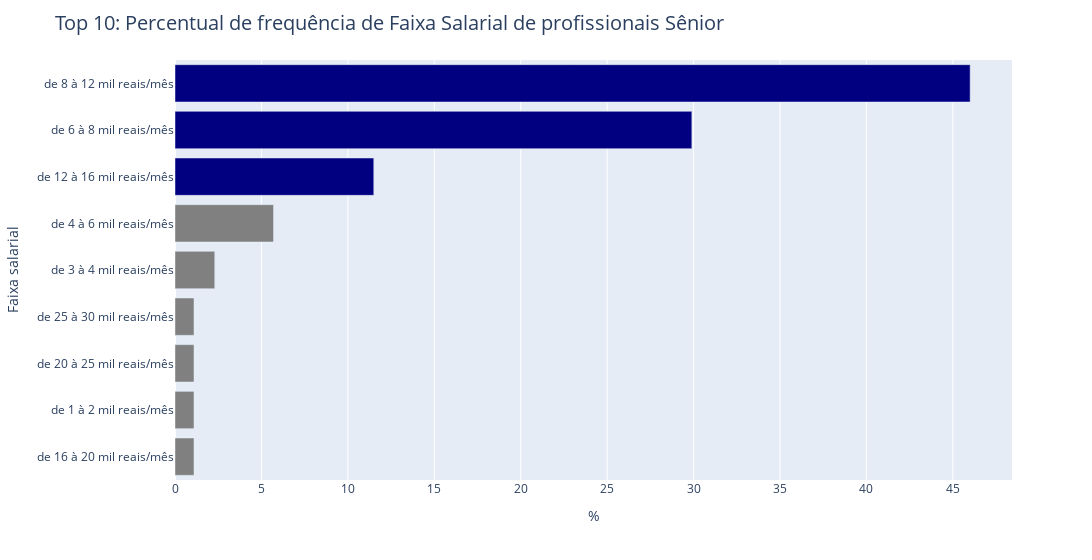

Notebook code cell kept with this figure:
### Code cell
f.grafico_barras(freq_faixa_salarial_senior,'Faixa salarial','Top 10: Percentual de frequência de Faixa Salarial de profissionais Sênior','cores_tres_barras',10)

### Figure 1 — Plotly figure (JSON) as saved in the notebook; plotly's stock layout.template omitted (floating-point values rounded to 4 significant figures)
{"data": [{"alignmentgroup": "True", "hovertemplate": "Faixa salarial=%{y}<br>%=%{x}<extra></extra>", "legendgroup": "de 8 à 12 mil reais/mês", "marker": {"color": "navy", "pattern": {"shape": ""}}, "name": "de 8 à 12 mil reais/mês", "offsetgroup": "de 8 à 12 mil reais/mês", "orientation": "h", "showlegend": true, "textposition": "auto", "type": "bar", "x": [46], "xaxis": "x", "y": ["de 8 à 12 mil reais/mês"], "yaxis": "y"}, {"alignmentgroup": "True", "hovertemplate": "Faixa salarial=%{y}<br>%=%{x}<extra></extra>", "legendgroup": "de 6 à 8 mil reais/mês", "marker": {"color": "navy", "pattern": {"shape": ""}}, "name": "de 6 à 8 mil reais/mês", "offsetgroup": "de 6 à 8 mil reais/mês", "orientation": "h", "showlegend": true, "textposition": "auto", "type": "bar", "x": [29.9], "xaxis": "x", "y": ["de 6 à 8 mil reais/mês"], "yaxis": "y"}, {"alignmentgroup": "True", "hovertemplate": "Faixa salarial=%{y}<br>%=%{x}<extra></extra>", "legendgroup": "de 12 à 16 mil reais/mês", "marker": {"color": "navy", "pattern": {"shape": ""}}, "name": "de 12 à 16 mil reais/mês", "offsetgroup": "de 12 à 16 mil reais/mês", "orientation": "h", "showlegend": true, "textposition": "auto", "type": "bar", "x": [11.5], "xaxis": "x", "y": ["de 12 à 16 mil reais/mês"], "yaxis": "y"}, {"alignmentgroup": "True", "hovertemplate": "Faixa salarial=%{y}<br>%=%{x}<extra></extra>", "legendgroup": "de 4 à 6 mil reais/mês", "marker": {"color": "gray", "pattern": {"shape": ""}}, "name": "de 4 à 6 mil reais/mês", "offsetgroup": "de 4 à 6 mil reais/mês", "orientation": "h", "showlegend": true, "textposition": "auto", "type": "bar", "x": [5.7], "xaxis": "x", "y": ["de 4 à 6 mil reais/mês"], "yaxis": "y"}, {"alignmentgroup": "True", "hovertemplate": "Faixa salarial=%{y}<br>%=%{x}<extra></extra>", "legendgroup": "de 3 à 4 mil reais/mês", "marker": {"color": "gray", "pattern": {"shape": ""}}, "name": "de 3 à 4 mil reais/mês", "offsetgroup": "de 3 à 4 mil reais/mês", "orientation": "h", "showlegend": true, "textposition": "auto", "type": "bar", "x": [2.3], "xaxis": "x", "y": ["de 3 à 4 mil reais/mês"], "yaxis": "y"}, {"alignmentgroup": "True", "hovertemplate": "Faixa salarial=%{y}<br>%=%{x}<extra></extra>", "legendgroup": "de 25 à 30 mil reais/mês", "marker": {"color": "gray", "pattern": {"shape": ""}}, "name": "de 25 à 30 mil reais/mês", "offsetgroup": "de 25 à 30 mil reais/mês", "orientation": "h", "showlegend": true, "textposition": "auto", "type": "bar", "x": [1.1], "xaxis": "x", "y": ["de 25 à 30 mil reais/mês"], "yaxis": "y"}, {"alignmentgroup": "True", "hovertemplate": "Faixa salarial=%{y}<br>%=%{x}<extra></extra>", "legendgroup": "de 20 à 25 mil reais/mês", "marker": {"color": "gray", "pattern": {"shape": ""}}, "name": "de 20 à 25 mil reais/mês", "offsetgroup": "de 20 à 25 mil reais/mês", "orientation": "h", "showlegend": true, "textposition": "auto", "type": "bar", "x": [1.1], "xaxis": "x", "y": ["de 20 à 25 mil reais/mês"], "yaxis": "y"}, {"alignmentgroup": "True", "hovertemplate": "Faixa salarial=%{y}<br>%=%{x}<extra></extra>", "legendgroup": "de 1 à 2 mil reais/mês", "marker": {"color": "gray", "pattern": {"shape": ""}}, "name": "de 1 à 2 mil reais/mês", "offsetgroup": "de 1 à 2 mil reais/mês", "orientation": "h", "showlegend": true, "textposition": "auto", "type": "bar", "x": [1.1], "xaxis": "x", "y": ["de 1 à 2 mil reais/mês"], "yaxis": "y"}, {"alignmentgroup": "True", "hovertemplate": "Faixa salarial=%{y}<br>%=%{x}<extra></extra>", "legendgroup": "de 16 à 20 mil reais/mês", "marker": {"color": "gray", "pattern": {"shape": ""}}, "name": "de 16 à 20 mil reais/mês", "offsetgroup": "de 16 à 20 mil reais/mês", "orientation": "h", "showlegend": true, "textposition": "auto", "type": "bar", "x": [1.1], "xaxis": "x", "y": ["de 16 à 20 mil reais/mês"], "yaxis": "y"}], "layout": {"barmode": "relative", "legend": {"title": {"text": "Faixa salarial"}, "tracegroupgap": 0}, "margin": {"t": 60}, "showlegend": false, "title": {"font": {"size": 20}, "text": "Top 10: Percentual de frequência de Faixa Salarial de profissionais Sênior"}, "width": 1200, "xaxis": {"anchor": "y", "domain": [0, 1], "title": {"text": "%"}}, "yaxis": {"anchor": "x", "categoryarray": ["de 16 à 20 mil reais/mês", "de 1 à 2 mil reais/mês", "de 20 à 25 mil reais/mês", "de 25 à 30 mil reais/mês", "de 3 à 4 mil reais/mês", "de 4 à 6 mil reais/mês", "de 12 à 16 mil reais/mês", "de 6 à 8 mil reais/mês", "de 8 à 12 mil reais/mês"], "categoryorder": "array", "domain": [0, 1], "title": {"text": "Faixa salarial"}}}}
